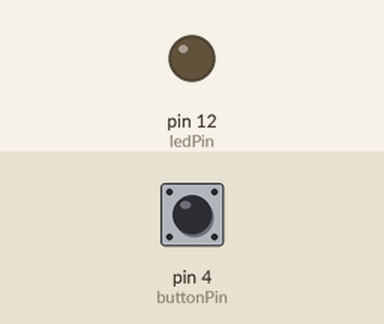
Bench run of a sketch on a simulated Arduino Uno, built with avr-gcc and run on an emulated ATmega328P. Parts: output pins drawn as LEDs (lit = HIGH). The inputs (shaded band) are chosen by the test bench; at power-on: pin 4 (buttonPin) HIGH.

Above: at 1.2 s.
1.3 s: pin 4 (buttonPin) pulled LOW for 0.15 s
At 2.2 s:
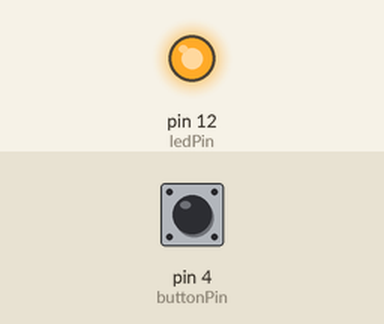
2.9 s: pin 4 (buttonPin) pulled LOW for 1 s
At 3.4 s:
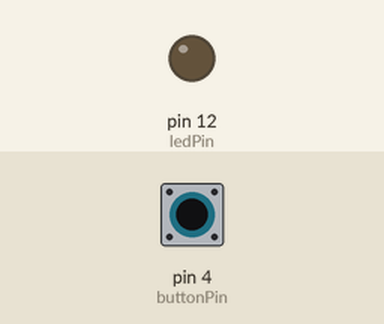
5.4 s: pin 4 (buttonPin) pulled LOW for 3.2 s
At 6.5 s:
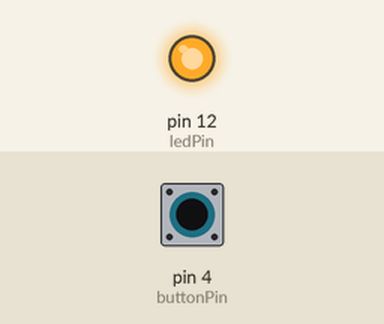
Timing chart, 0 to 8.4 s (numbered marks = the images above; inputs shaded):
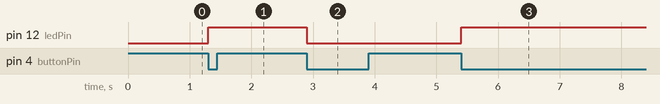

The sketch:

BotonInterruptorConResistenciaPullUp.ino
```cpp
//CLASE 28 https://www.youtube.com/watch?v=tgWNMA28wXw&list=PLyLh25DppBIe40j3VBAslnVfs4Pz-B3ZB&index=30&ab_channel=JohannPerezE
//UTILIZAR UN BOTON PARA ENCENDER GUARDAR EL VALOR , APAGAR Y GUARDAR EL VALOR

int ledPin = 12;
int buttonPin = 4;
int ledState = 0;
int buttonOld = 1;
int buttonNew;


void setup() {
  Serial.begin(9600);
  pinMode(ledPin, OUTPUT);
  pinMode(buttonPin, INPUT);
}

void loop() {
  buttonNew = digitalRead(buttonPin);
  if (buttonNew == 0 && buttonOld == 1) {
    if (ledState == 0) {
      digitalWrite(ledPin, 1);
      ledState=1;
    }
    else{
      digitalWrite(ledPin,0);
      ledState=0;
    }
  }
  buttonOld=buttonNew;
}
```

Measured:
- after the input at 1.3 s, pin 12 (ledPin): LOW → HIGH at once
- after the input at 2.9 s, pin 12 (ledPin): HIGH → LOW at once
- after the input at 5.4 s, pin 12 (ledPin): LOW → HIGH at once
